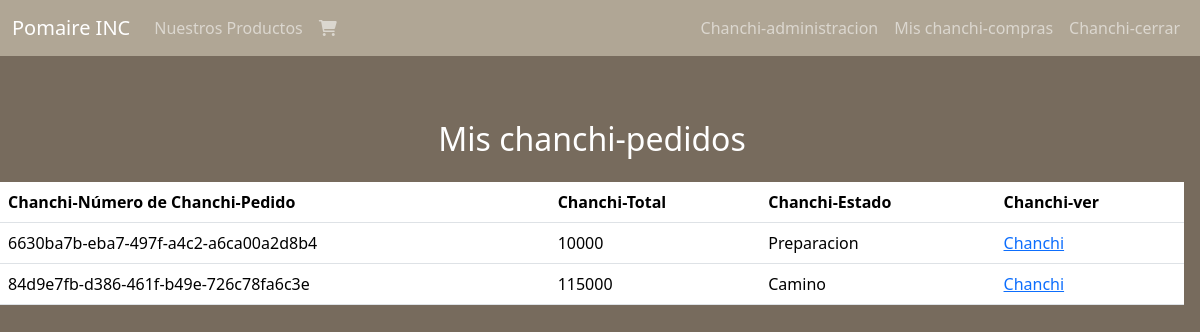
The app's page /mis_compras/ (signed in), older data.
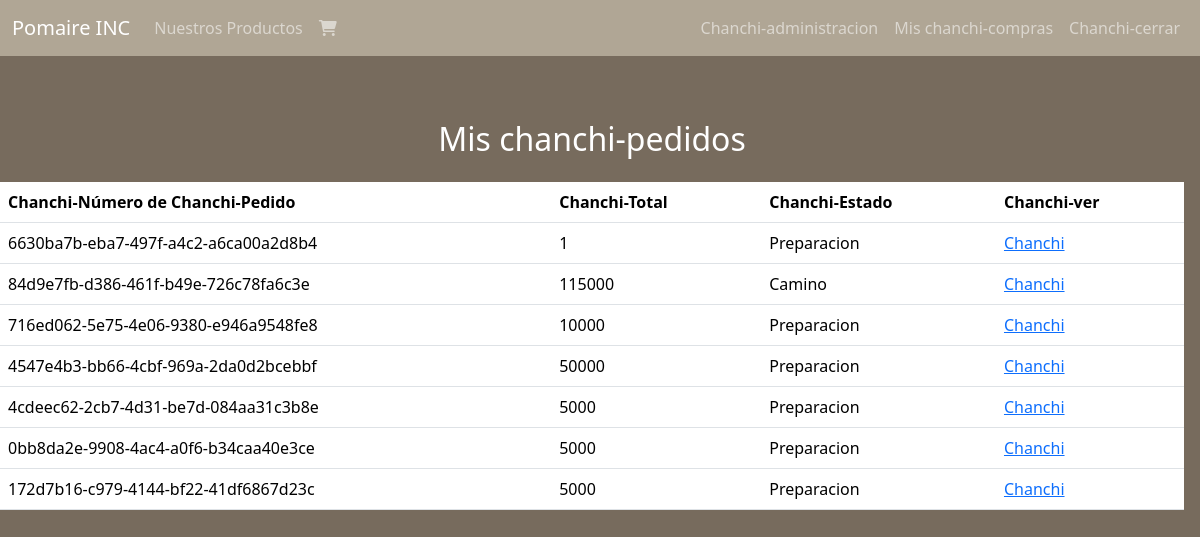
The same page, newer data.
### pagina/models.py (models this page shows, shortened)
class Boleta (models.Model):
    id = models.UUIDField(default=uuid.uuid4, primary_key=True, unique=True, editable=False)
    fechaVenta = models.DateTimeField(auto_now_add=True)
    cliente = models.ForeignKey(Usuario,on_delete=models.CASCADE)
    completada = models.BooleanField(default=False)
    @property
    def get_total(self):
        detalle = self.detalle_boleta_set.all()
        total = sum([item.producto.valor * item.cantidad_productos for item in detalle])
        return total

class Detalle_boleta (models.Model):
    producto = models.ForeignKey(Producto, on_delete=models.CASCADE)
    boleta = models.ForeignKey(Boleta, on_delete=models.CASCADE)
    cantidad_productos = models.IntegerField(default=0)

class Producto (models.Model):
    TIPO = [
        ('C', 'Chanchito'),
        ('P', 'Paila')
    ]
    tipo = models.CharField(max_length=1,choices=TIPO, default= 'C')
    id = models.UUIDField(default=uuid.uuid4, primary_key=True, unique=True, editable=False)
    nombre = models.CharField(max_length=50,unique=True)
    descripcion = models.CharField(max_length=300)
    valor = models.IntegerField()
    stock = models.IntegerField()
    imagen = models.ImageField(upload_to="productos/")

class Envio (models.Model):
    envio = [
        ('E', 'Enviado'),
        ('C', 'Camino'),
        ('R', 'Recibido'),
        ('N', 'No Recibido'),
        ('P', 'Preparacion')
    ]
    boleta = models.OneToOneField(Boleta,on_delete=models.CASCADE)
    region = models.ForeignKey(Region,on_delete=models.SET_NULL,blank=True, null=True)
    direccion = models.CharField(max_length=250)
    estado = models.CharField(max_length=1,choices=envio,default= 'P')

### pagina/views.py (the view)
# urls.py: path('mis_compras/',misProductos,name="misProductos"),
@login_required
def misProductos(request):
    boleta = Boleta.objects.filter(cliente=request.user,completada=True).all()
    context = {'boletas': boleta}
    return render(request,"core/misProductos.html",context)

### pagina/templates/core/misProductos.html
{% extends "core/template.html" %} {% load static %}
{% block content %}
<div class="d-flex flex-row justify-content-center flex-wrap contenedor">
    <h2 class="mt-5 titulo-blanco text-white">Mis chanchi-pedidos</h2>
<table class="table tabla-pedidos">
    <thead>
        <tr>
            <th class="subtitulo-blanco">Chanchi-Número de Chanchi-Pedido</th>
            <th class="subtitulo-blanco">Chanchi-Total</th>
            <th class="subtitulo-blanco">Chanchi-Estado</th>
            <th class="subtitulo-blanco">Chanchi-ver</th>
        </tr>
    </thead>
    <tbody>
        {% for boleta in boletas  %}
        <tr>
            <td>{{boleta.id}}</td>
            <td>{{boleta.get_total}}</td>
            <td>{{boleta.envio.get_estado_display}}</td>
            <td><a href="{%url 'productos_usuario' boleta.id%}">Chanchi</a></td>
        </tr>
        {% endfor %}
    </tbody>
</table>
</div>
{% endblock  %}

Row changes from the older to the newer data that the page shows:
changed through a linked row, Boleta "6630ba7b-eba7-497f-a4c2-a6ca00a2d8b4": get_total "10000" → "1"
now on this page (row edited): Boleta: id "716ed062-5e75-4e06-9380-e946a9548fe8", get_total "10000", envio.estado "Preparacion"
added Boleta: id "4547e4b3-bb66-4cbf-969a-2da0d2bcebbf", get_total "50000", envio.estado "Preparacion"
added Boleta: id "4cdeec62-2cb7-4d31-be7d-084aa31c3b8e", get_total "5000", envio.estado "Preparacion"
added Boleta: id "0bb8da2e-9908-4ac4-a0f6-b34caa40e3ce", get_total "5000", envio.estado "Preparacion"
added Boleta: id "172d7b16-c979-4144-bf22-41df6867d23c", get_total "5000", envio.estado "Preparacion"
